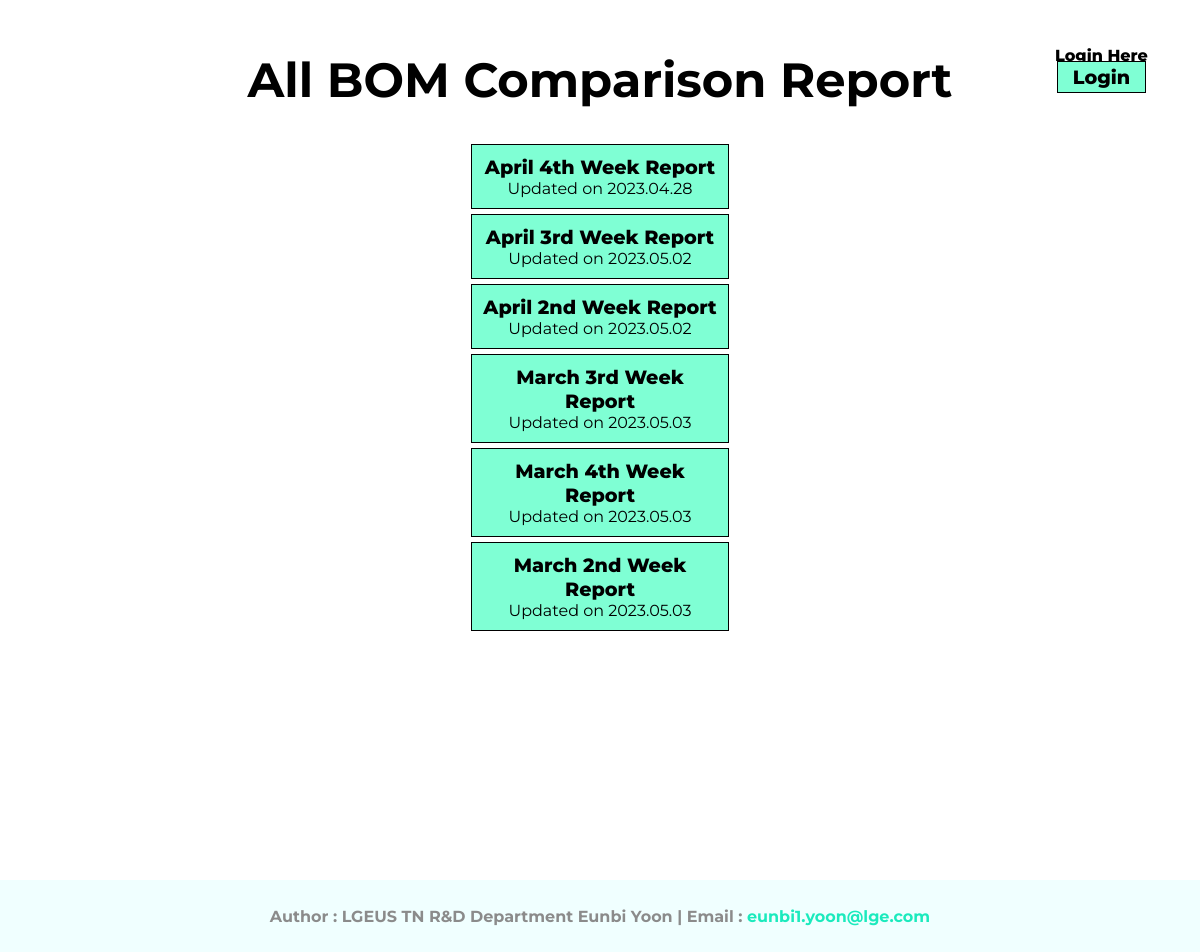
The page /bom-comparison/ on the database as committed earlier.
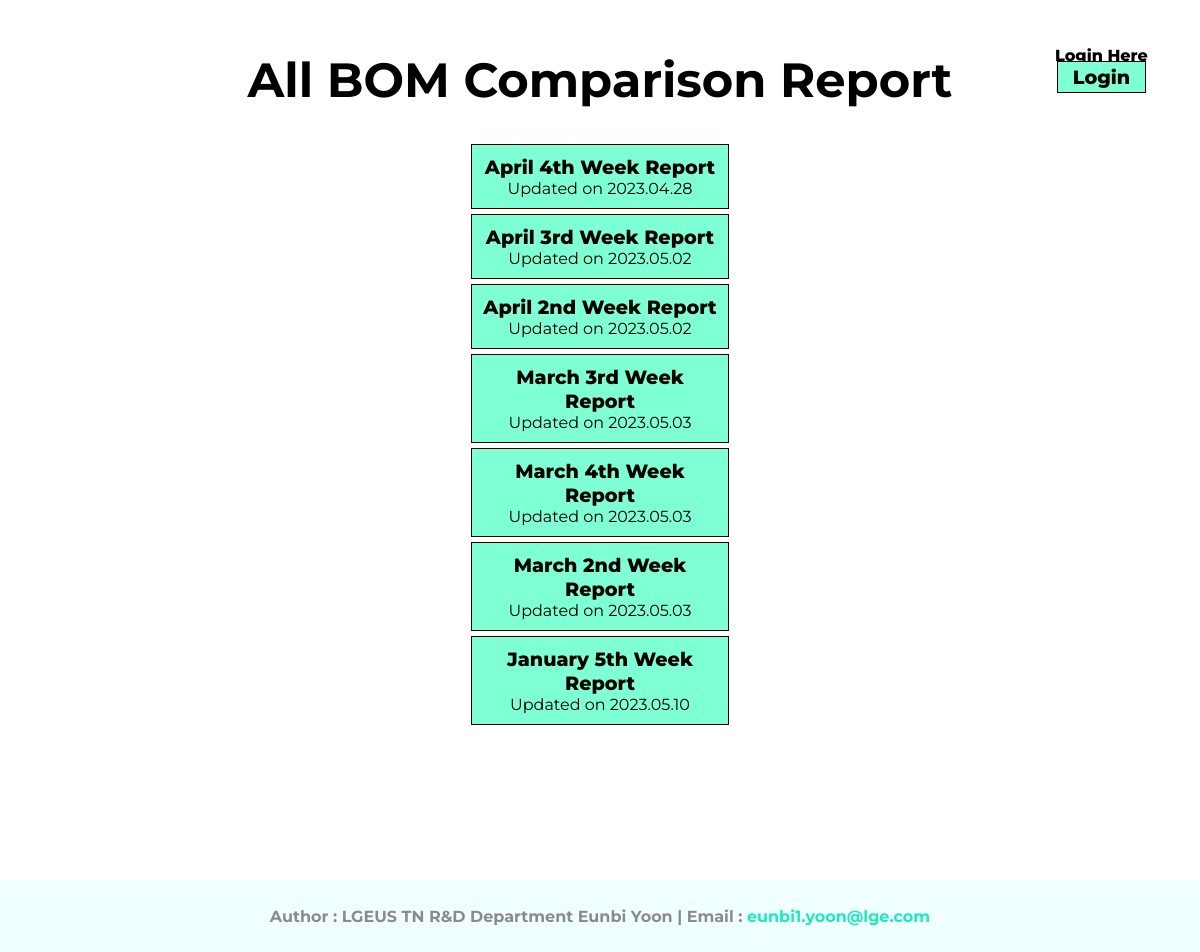
The same page on the database as committed later.
### report/models.py (models this page shows, shortened)
class Category(models.Model):
    title=models.CharField(max_length=255)
    slug=models.SlugField()
    class Meta:
        verbose_name_plural='  1) Categories'

class Post(models.Model):
    category=models.ForeignKey(Category, related_name='post_model', on_delete=models.CASCADE)
    slug=models.SlugField()
    author=models.ForeignKey(User, related_name='post_user',on_delete=models.CASCADE)
    title=models.CharField(max_length=255)
    date_added=models.DateTimeField(auto_now_add=True)
    class Meta:
        verbose_name_plural='  2) Posts'

### report/views.py (the view)
# urls.py: path('<slug:slug>/', categoryView, name='category_url'),
def categoryView(request, slug):
    category=Category.objects.get(slug=slug)
    context={
        'category_pair':category
    }
    return render(request,'category.html', context)

### templates/category.html (shortened to what this page needs)
{% extends 'base.html' %}
{% block name %}<div class="category-name">All {{ category_pair.title }} Report</div>{% endblock %}
{% block container %}
    <div class="category">
        {% for cat in category_pair.post_model.all %}
            <a href="{% url 'detail_url' cat.slug cat.id%}">
                <div class="category-detail">
                    <div class="title">{{ cat.title }} Report</div>
                    <div class="date">Updated on {{ cat.date_added|date:"Y.m.d" }}</div>
                </div>
            </a>
        {% endfor %}
    </div>
{% endblock %}

### templates/base.html (shortened to what this page needs)
<!doctype html>
<html lang="en">
  <head>
    {% load static %}
    <link rel="stylesheet" href="{% static 'css/style3.css' %}">
  </head>
  <body>
    <div class="top">
      <div class="sidebar"></div>
      <div class="container">
        <h1>{% block name %}{% endblock%}</h1>
      </div>
      <div class="navigator">
        <div class="user-banner">
          {% if user.is_authenticated %}
            <p>Hello, {{user.username}}
            <a href="{% url 'logout_url' %}">Logout</a>
          {% else %}
            <p>Login Here
            <a href="{% url 'login_url' %}">Login</a>
          {% endif %}
          </p>
        </div>
      </div>
    </div>
    <div class="main">
      <div class="sidebar">
      </div>
      <div class="container">
        {% block container %}
        {% endblock %}
      </div>
      <div class="navigator">
      </div>
    </div>
    <div class="footer">
      <h5>
          Author : LGEUS TN R&D Department Eunbi Yoon |  Email :
          <a href = "mailto: eunbi1.yoon@lge.com"> eunbi1.yoon@lge.com</a>
      </h5>
    </div>
  </body>
</html>

### statics/css/style3.css (style rules this page uses)
body { margin:auto; font-family: 'Montserrat'; overflow-y: scroll; min-height:100%; display: flex; flex-direction: column; }
.top { display: grid; grid-template-columns: 1fr 5fr 1fr; gap:30px; height: 8vh; margin: 30px 20px 20px; }
.main { display: grid; grid-template-columns: 1fr 5fr 1fr; height: 77vh; gap:30px; margin:auto 20px; }
.sidebar { grid-column: 1; }
.container { grid-column: 2; }
.navigator { grid-column: 3; }
.top .container h1 { text-align:center; }
.top .navigator p { font-size: 1rem; font-weight: 800; text-align: center; text-transform: capitalize; }
.top .navigator .user-banner a { background-color: aquamarine; margin: 0 10px; width:100px; font-size:1.2rem; margin-top:10px; font-family:'Montserrat'; font-weight: 800; color:black; text-decoration: none; padding:3px 15px; border: 1px solid black; }
.footer { margin-top:150px; background-color:azure; text-align: center; position: bottom; }
.footer h5 { font-size: 1rem; text-align: center; color:rgb(139, 139, 139); }
.footer a { text-decoration: none; color:#1beabd }
.category { text-align: center; margin-top:30px; }
.category-name { text-align: center; font-size: 3rem; }
.category a { text-decoration:none; margin-top: 50px;; }
.category .category-detail { background-color:aquamarine; color:black; margin: auto; border:1px solid black; width:30%; margin:5px auto; padding:10px; font-size:1rem }
.category .category-detail .title { font-size: 1.2rem; font-weight: 800; }

Rows that differ between the two databases and show on the page:
added Post: title "January 5th Week", date_added "2023.05.10"
